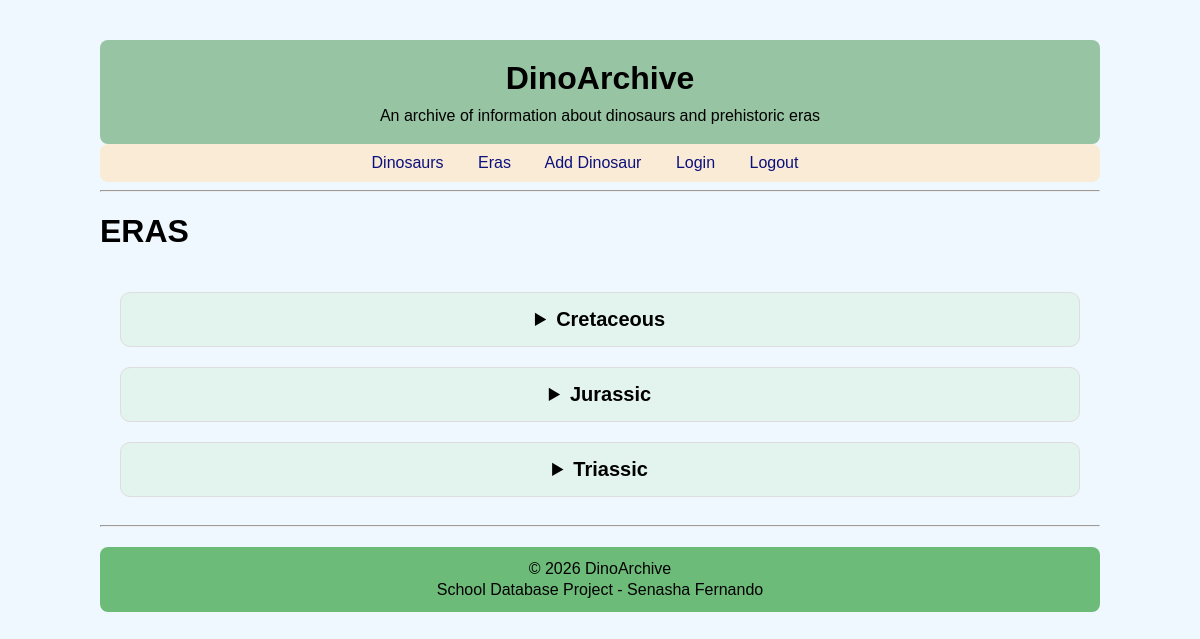
The app's page /eras with its own data.
### tables this page shows
CREATE TABLE `Era` (`era_id` INTEGER PRIMARY KEY AUTOINCREMENT UNIQUE, `era_name` TEXT, `description` TEXT);

### app.py (the view)
@app.route("/eras")
def eras_page():
    conn = sqlite3.connect('dinosaurs.db')
    cur = conn.cursor()
    cur.execute('''
    SELECT
        era_id,
        era_name,
        description
    FROM Era
    ORDER BY era_name ASC
    ''')
    eras = cur.fetchall()
    conn.close()
    return render_template(
        "eras.html",
        page_title="ERAS",
        eras=eras
    )

### Templates/eras.html (shortened to what this page needs)
{% extends 'layout.html' %}
{% block content %}
<h1>ERAS</h1>
<div class="era-grid">
    {% for era in eras %}
    <details class="era-description-card">
        <summary>{{ era[1] }}</summary>
    </details>
    {% endfor %}
</div>
{% endblock %}

### static/style.css (style rules this page uses)
body { font-family: Arial, Helvetica, sans-serif; max-width: 1000px; margin: 20px auto; padding: 20px; background-color: aliceblue; }
.era-grid { display: grid; grid-template-columns: repeat(1fr); gap: 20px; padding: 20px; }
.era-description-card { border: 1px solid #ddd; border-radius: 10px; padding: 15px; text-align: center; background-color: #e3f3ed; }
.era-description-card summary { cursor: pointer; font-size: 20px; font-weight: bold; }

### records on screen
Era: era_name "Cretaceous"
Era: era_name "Jurassic"
Era: era_name "Triassic"
